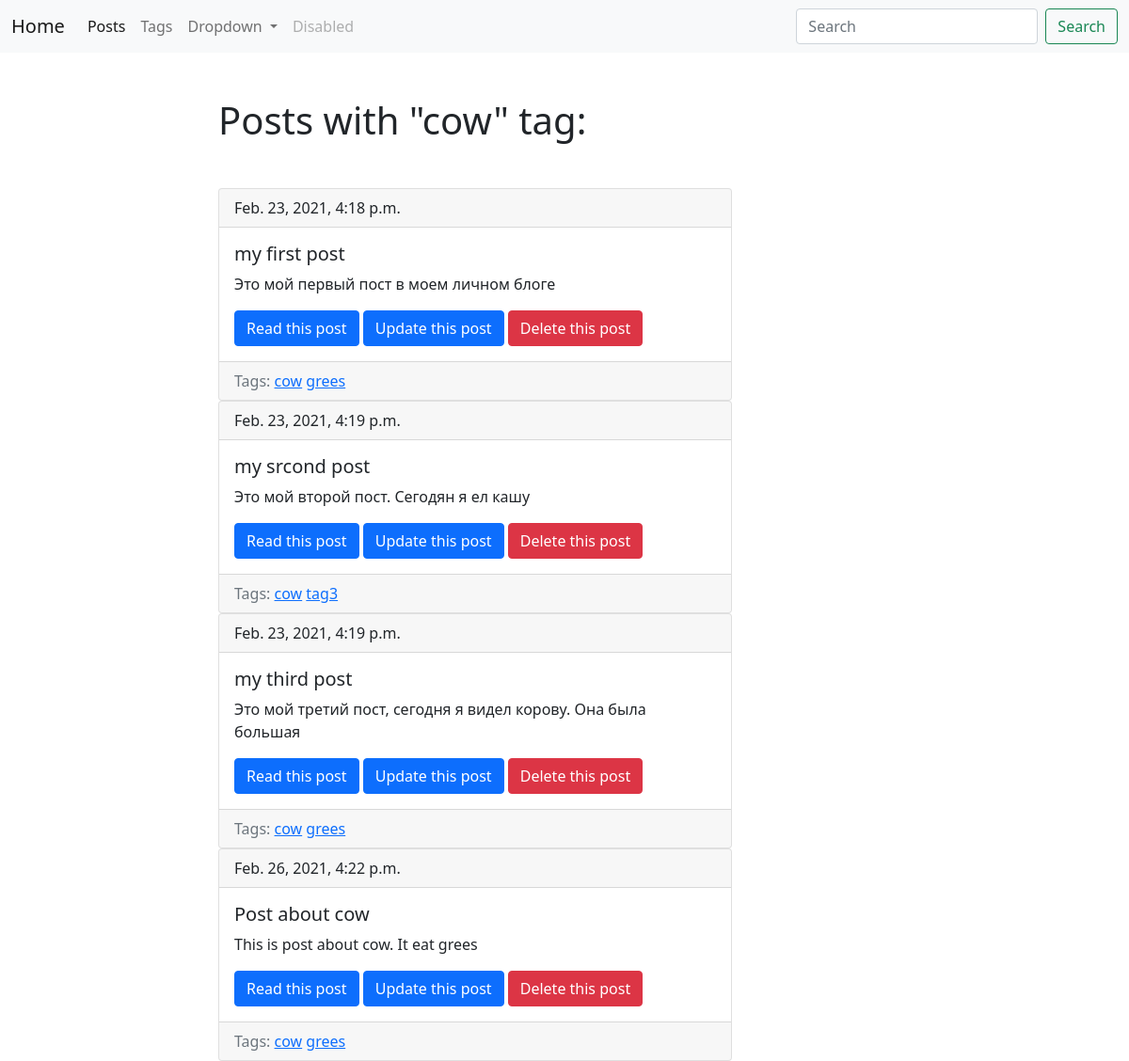
The app's page /blog/tags/cow/ with its own data.
### blog/models.py (models this page shows, shortened)
class Tag(models.Model):
    title=models.CharField(max_length=50,db_index=True)
    slug=models.SlugField(max_length=50,unique=True)
    def get_absolute_url(self):
        return reverse('tag_detail_url',kwargs={'slug':self.slug})

class Post(models.Model):
    title=models.CharField(max_length=150,db_index=True)
    slug=models.SlugField(max_length=150,unique=True,blank=True)
    body=models.TextField(blank=True,db_index=True)
    tags=models.ManyToManyField('Tag',blank=True,related_name='posts')
    date_pub=models.DateTimeField(auto_now_add=True)
    def get_absolute_url(self):
        return reverse('post_detail_url',kwargs={'slug':self.slug})

### blog/views.py (the view)
# urls.py: path('tags/<str:slug>/',TagDetail.as_view(),name='tag_detail_url'),
class TagDetail(ObjectDetailMixin, View):
    model = Tag
    template = 'blog/tag_detail.html'

### blog/utils.py (called while the page is built)
    def get(self,request,slug):
        object = get_object_or_404(self.model,slug__iexact=slug)
        return render(request, self.template, context={self.model.__name__.lower():object})

### blog/templates/blog/tag_detail.html (shortened to what this page needs)
{% extends 'blog/base_blog.html' %}
{%block content%}
<h1 class="mb-5">Posts with "{{tag.title}}" tag:</h1>
    {% for post in tag.posts.all %}
{% include 'blog/includes/card_template.html' %}
    {% endfor %}
{% endblock %}

### blog/templates/blog/base_blog.html
{% extends 'base.html'%}

### templates/base.html (shortened to what this page needs)
<!DOCTYPE html>
<html lang="en">
<head>
    <link href="https://cdn.jsdelivr.net/npm/bootstrap@5.0.0-beta2/dist/css/bootstrap.min.css" rel="stylesheet">
</head>
<body>
<nav class="navbar navbar-expand-lg navbar-light bg-light">
  <div class="container-fluid">
    <a class="navbar-brand" href="#">Home</a>
    <div class="collapse navbar-collapse" id="navbarSupportedContent">
      <ul class="navbar-nav me-auto mb-2 mb-lg-0">
        <li class="nav-item">
          <a class="nav-link active" aria-current="page" href="{% url 'posts_list_url' %}">Posts</a>
        </li>
        <li class="nav-item">
          <a class="nav-link" href="{% url 'tags_list_url' %}">Tags</a>
        </li>
        <li class="nav-item dropdown">
          <a class="nav-link dropdown-toggle" href="#" id="navbarDropdown" role="button" data-bs-toggle="dropdown" aria-expanded="false">
            Dropdown
          </a>
        </li>
        <li class="nav-item">
          <a class="nav-link disabled" href="#" tabindex="-1" aria-disabled="true">Disabled</a>
        </li>
      </ul>
      <form class="d-flex" action="{% url 'posts_list_url' %}">
        <input class="form-control me-2" type="search" placeholder="Search" aria-label="Search" name="search">
        <button class="btn btn-outline-success" type="submit">Search</button>
      </form>
    </div>
  </div>
</nav>
<div class="container mt-5">
     <div class="row">
         <div class="col-6 offset-md-2">
{% block content %}{% endblock %}
</div>
    </div>
    </div>
</body>
</html>

### blog/templates/blog/includes/card_template.html
<div class="card">
  <div class="card-header">
      {{post.date_pub}}
  </div>
  <div class="card-body">
    <h5 class="card-title">{{post.title}}</h5>
    <p class="card-text">{{post.body}}</p>
    <a href="{{post.get_absolute_url}}" class="btn btn-primary">Read this post</a>
      <a href="{% url 'post_update_url' slug=post.slug%}" class="btn btn-primary">Update this post</a>
      <a href="{% url 'post_delete_url' slug=post.slug%}" class="btn btn-danger">Delete this post</a>
  </div>
    <div class="card-footer text-muted">
        Tags:
        {% for tag in post.tags.all %}
        <a href="{{tag.get_absolute_url}}">{{tag.title}}</a>
        {% endfor %}
    </div>
</div>

### records on screen
Tag: title "cow"
Post: date_pub "Feb. 23, 2021, 4:18 p.m.", title "my first post", body "Это мой первый пост в моем личном блоге"
Tag: title "grees"
Post: date_pub "Feb. 23, 2021, 4:19 p.m.", title "my srcond post", body "Это мой второй пост. Сегодян я ел кашу"
Tag: title "tag3"
Post: date_pub "Feb. 23, 2021, 4:19 p.m.", title "my third post", body "Это мой третий пост, сегодня я видел корову. Она была большая"
Post: date_pub "Feb. 26, 2021, 4:22 p.m.", title "Post about cow", body "This is post about cow. It eat grees"
